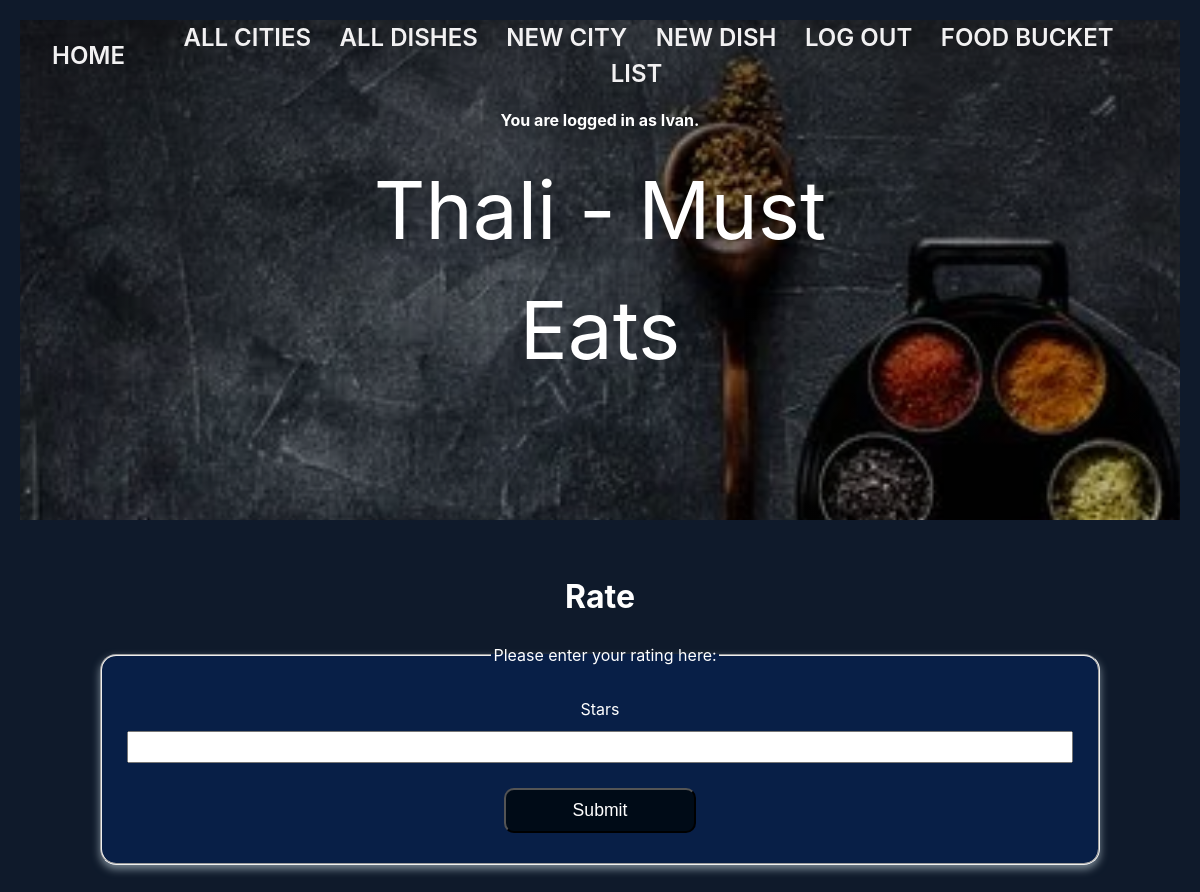
The page /dish/3/rate (signed in) on the database as committed earlier.
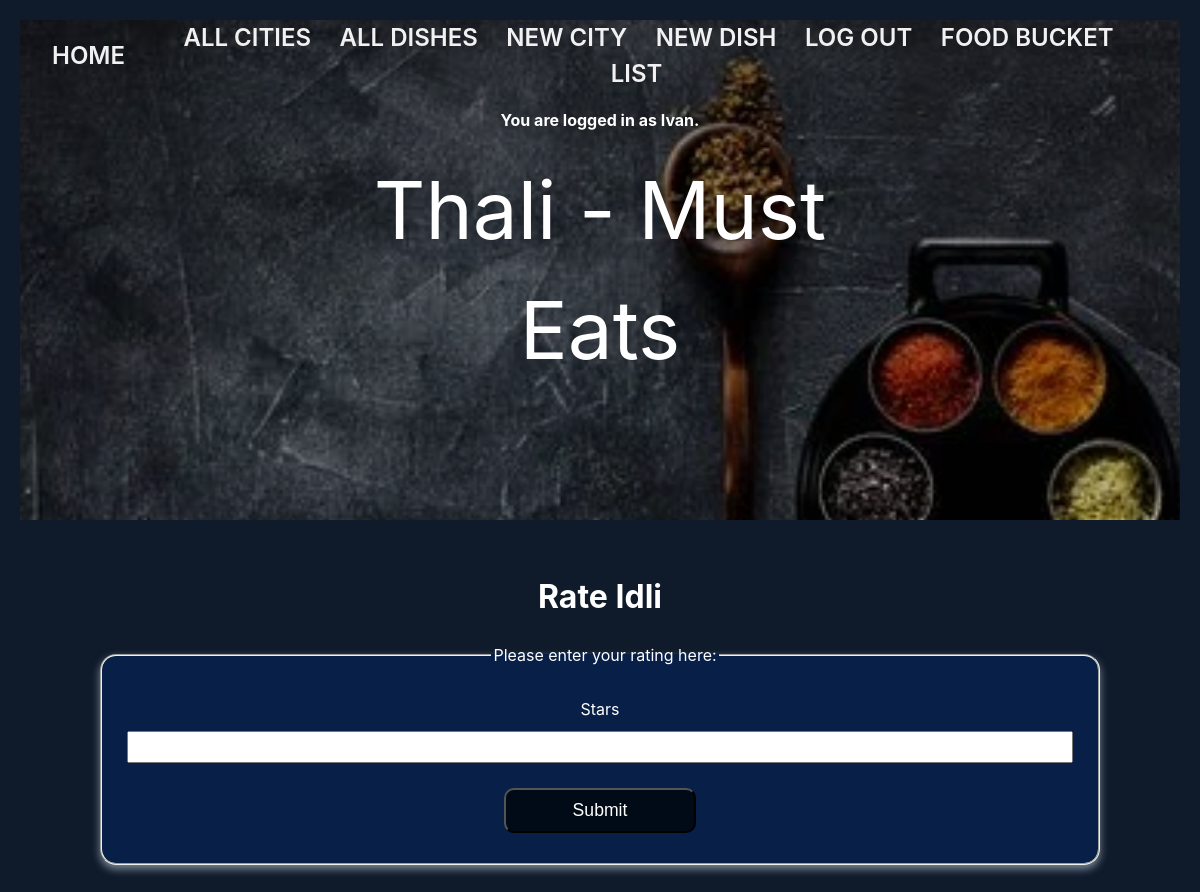
The same page on the database as committed later.
### thali_app/models.py (models this page shows, shortened)
class User(UserMixin, db.Model):
    id = db.Column(db.Integer, primary_key=True)
    username = db.Column(db.String(80), nullable=False)
    password = db.Column(db.String(80), nullable=False)
    favorites_list_user = db.relationship(
        'Dish', secondary='user_favorites_list', back_populates='favorites_list_dishes')

class Dish(db.Model):
    id = db.Column(db.Integer, primary_key=True)
    name = db.Column(db.String(80), nullable=False)
    short_desc = db.Column(db.String(500), nullable=False)
    photo_url = db.Column(URLType)
    where_to_eat = db.Column(db.String(80), nullable=False)
    category = db.Column(db.Enum(FoodCategory), default=FoodCategory.OTHER)
    rating = db.Column(db.Float, default=0)
    ratings = db.relationship('Rating', backref='dish')
    city_id = db.Column(
        db.Integer, db.ForeignKey('city.id'), nullable=False)
    city = db.relationship('City', back_populates='dishes')
    state = db.relationship('City', back_populates='dishes')
    country = db.relationship('City', back_populates='dishes')
    created_by_id = db.Column(db.Integer, db.ForeignKey('user.id'))
    created_by = db.relationship('User')
    favorites_list_dishes = db.relationship(
        'User', secondary='user_favorites_list', back_populates='favorites_list_user')

### thali_app/main/routes.py (the view, shortened to what this page needs)
@main.route('/dish/<dish_id>/rate', methods=['GET', 'POST'])
@login_required
def rate_dish(dish_id):
    dish = Dish.query.get(dish_id)
    form = RatingForm()
    return render_template('rate_dish.html', dish=dish, form=form)

### thali_app/main/forms.py
class RatingForm(FlaskForm):
    stars = FloatField('Stars',
        validators=[
            NumberRange(min=1, max=5, message="Please enter a number between 1 and 5.")])
    submit = SubmitField('Submit')

### thali_app/extensions.py (called while the page is built)
@login_manager.user_loader
def load_user(user_id):
    return User.query.get(user_id)

### thali_app/templates/rate_dish.html (shortened to what this page needs)
{% extends "base.html" %}
{% block content %}
  <h1>Rate {{ dish.name }}</h1>
  <form method="POST" action="{{ url_for('main.rate_dish', dish_id=dish.id) }}">
    <fieldset>
      <legend>Please enter your rating here:</legend>
        {{ form.stars.label }}
        {{ form.stars }}
        {{ form.submit }}
    </fieldset>
  </form>
{% endblock %}

### thali_app/templates/base.html (shortened to what this page needs)
<!DOCTYPE html>
<html>
    <head>
        <link rel="stylesheet" href="/static/style.css">
    </head>
    <body>
        <div class="page-header">
            <header>Thali - Must Eats</header>
            <nav>
                <a href="/">Home</a>
                <div>
                    {% if current_user.is_authenticated %}
                        <a href="/">All Cities</a>
                        <a href="/all_dishes">All Dishes</a>
                        <a href="/new_city">New City</a>
                        <a href="/new_dish">New Dish</a>
                        <a href="/logout">Log Out</a>
                        <a href="/favorites_list">Food Bucket List</a>
                    {% else %}
                    <!-- Only show these links if the current user is NOT
                        authenticated (logged in)! -->
                        <a href="/signup">Sign Up</a>
                        <a href="/login">Log In</a>
                    {% endif %}
                </div>
            </nav>
            {% if current_user.is_authenticated %}
                <p><b>You are logged in as {{ current_user.username }}.</b></p>
            {% endif %}
        </div>
        <div id="content">
            {% block content %}{% endblock %}
        </div>
    </body>
</html>

### thali_app/static/style.css (style rules this page uses)
#content { width: 100%; padding: 20px; font-size: medium; }
#content { max-width: 1000px; margin: 0 auto; padding: 2rem; }
body { font-family: -apple-system, BlinkMacSystemFont, 'Segoe UI', 'Roboto', 'Oxygen', 'Ubuntu', 'Cantarell', 'Fira Sans', 'Droid Sans', 'Helvetica Neue', sans-serif; -webkit-font-smoothing: antialiased; -moz-osx-font-smoothing: grayscale; line-height: 1.5; margin: 0; padding: 20px; text-align: center; background-color: rgb(15, 26, 43); color: white; }
.page-header { background-image: linear-gradient(to bottom, rgba(0, 0, 0, 0.557) 0%, rgba(0,0,0,0) 100%), url('/static/img/background-spice.jpg'); background-size: cover; background-position: center center; background-attachment: fixed; height: 500px; position: relative; color: #fff; }
.page-header::after { position: absolute; top: 0; left: 0; width: 100%; height: 100%; background-color: rgba(0, 0, 0, 0.7); }
.page-header header { position: absolute; top: 50%; left: 50%; transform: translate(-50%, -50%); text-align: center; color: white; z-index: 1; font-size: 5rem; }
nav { display: flex; justify-content: space-between; align-items: center; padding: 0 2rem; }
nav a { color: rgb(242, 241, 242); font-size: 1.5rem; font-weight: 600; margin-right: 1.5rem; text-decoration: none; text-transform: uppercase; }
form { font-size: 16px; }
fieldset { display: flex; flex-direction: column; margin: 20px 0; padding: 20px; background-color: #081f47; box-shadow: 0 4px 8px rgba(188, 204, 214, 0.629); border-radius: 1rem; }
fieldset * { margin: 5px; }
fieldset input { padding: 5px; }
input { font-size: 16px; word-wrap: break-word; }
input[type=submit] { width: 20%; align-self: center; background-color: #000b17; border-radius: 10px; color: white; font-size: 1.1em; padding: 10px 20px; margin: 10px; }

Rows that differ between the two databases and show on the page:
added Dish: name "Idli"
